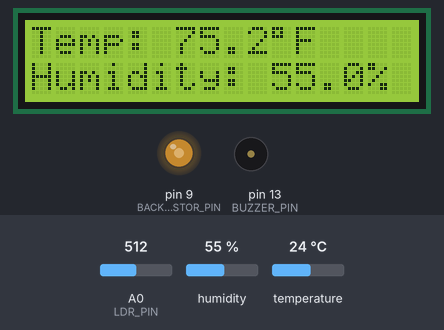
Recording of a program running on a simulated Arduino Uno, built with avr-gcc and run on an emulated ATmega328P. Parts: 16×2 character LCD, output pins drawn as LEDs (lit = HIGH), buzzer (waves = sounding, pin HIGH). The inputs (shaded band) are chosen by the test bench; at power-on: temperature 24 °C, A0 (LDR_PIN) = 512, humidity 55 %. What the program prints to the serial monitor is not drawn.

Above: at 4.2 s.
4.3 s: temperature set to 28 °C
At 9.4 s:
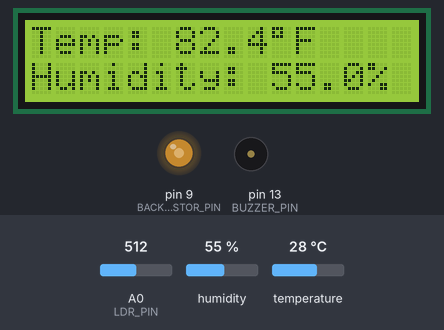
9.9 s: temperature set to 31 °C
At 14.4 s:
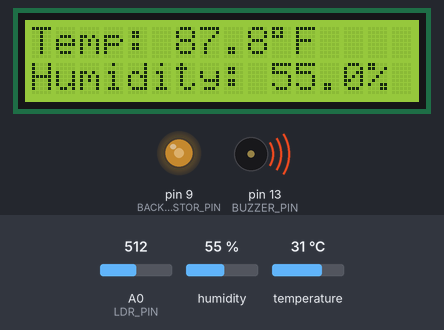
15.5 s: A0 (LDR_PIN) set to 716
At 19.3 s:
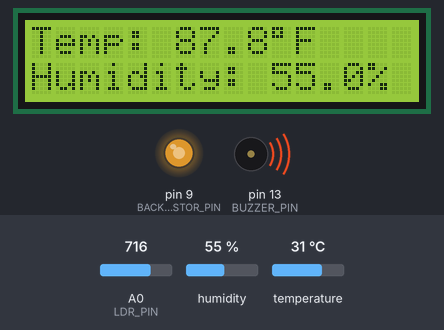
21.1 s: temperature set to 12 °C
At 24.3 s:
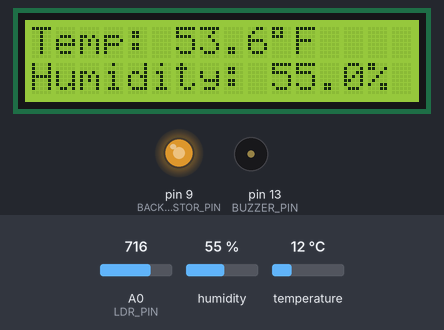
26.7 s: A0 (LDR_PIN) set to 900
At 29.2 s:
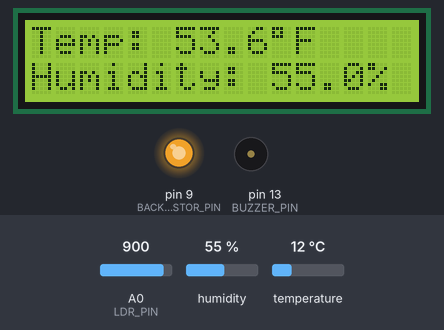
32.3 s: temperature set to 33 °C
At 34.2 s:
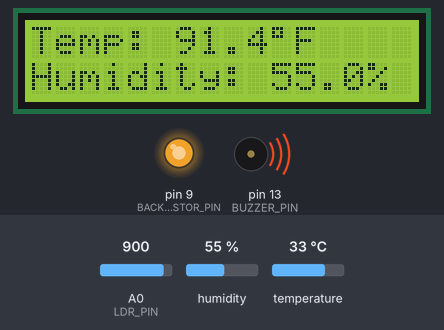
Timing chart, 0 to 35.7 s (numbered marks = the images above; inputs shaded):
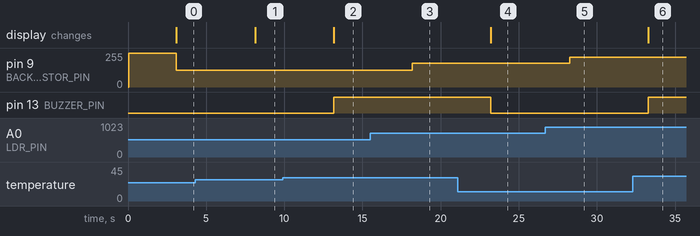

The program:

main.cpp
```cpp
#include <Arduino.h>
#include <LiquidCrystal.h>
#include <DHT.h>
#include "display_utils.h"
#include "buzzer_utils.h"
#include "dht_utils.h"
#include "serial_utils.h"

#define DHTPIN 3
#define DHTTYPE DHT11

#define BUZZER_PIN 13
#define LDR_PIN A0
#define BACKLIGHT_TRANSISTOR_PIN 9

// globals
float temperatureThreshold = 85.0;

// lcd display: RS, E, D4, D5, D6, D7
LiquidCrystal lcd(12, 11, 4, 5, 6, 7);

// dht11 temp and humidity sensor
DHT dht(DHTPIN, DHTTYPE);

void setup() {
  pinMode(BUZZER_PIN, OUTPUT);
  pinMode(LDR_PIN, INPUT);
  pinMode(BACKLIGHT_TRANSISTOR_PIN, OUTPUT);
  Serial.begin(9600);
  dht.begin();
  // analogWrite(BACKLIGHT_TRANSISTOR_PIN, 255);
  initLcdDisplay(&lcd, BACKLIGHT_TRANSISTOR_PIN);
}

void loop() {
  DhtData dhtData = readTempAndHumidity(&dht);
  if (isnan(dhtData.humidity) || isnan(dhtData.temperatureF)) {
    printSensorError();
    displaySensorError(&lcd);
    return;
  }
  displaySensorData(&lcd, dhtData.temperatureF, dhtData.humidity);
  printSensorData(dhtData);

  int ldrValue = analogRead(LDR_PIN);
  int lightLevel = map(ldrValue, 0, 1023, 0, 255);

  printLightLevel(lightLevel);
  changeLcdBacklight(lightLevel, BACKLIGHT_TRANSISTOR_PIN);
  // Serial.print("Light level: ");
  // Serial.println(lightLevel);
  // analogWrite(BACKLIGHT_TRANSISTOR_PIN, lightLevel);

  checkTempThreshold(BUZZER_PIN, dhtData.temperatureF, temperatureThreshold);
  delay(5000);
}
```

buzzer_utils.h
```cpp
#ifndef INCLUDE_BUZZER_UTILS_H_
#define INCLUDE_BUZZER_UTILS_H_

#include <Arduino.h>

void checkTempThreshold(uint8_t buzzerPin, float temperatureF, float temperatureThreshold);

#endif  // INCLUDE_BUZZER_UTILS_H_
```

dht_utils.h
```cpp
#ifndef INCLUDE_DHT_UTILS_H_
#define INCLUDE_DHT_UTILS_H_

#include <Arduino.h>
#include <DHT.h>

struct DhtData{
    float humidity;
    float temperatureF;
    float temperatureC;
};

DhtData readTempAndHumidity(DHT *dht);

#endif  // INCLUDE_DHT_UTILS_H_
```

display_utils.h
```cpp
#ifndef INCLUDE_DISPLAY_UTILS_H_
#define INCLUDE_DISPLAY_UTILS_H_

#include <Arduino.h>
#include <LiquidCrystal.h>
#include <DHT.h>

void initLcdDisplay(LiquidCrystal *lcd, int BACKLIGHT_TRANSISTOR_PIN);
void displaySensorData(LiquidCrystal *lcd, float temperatureF, float humidity);
void displaySensorError(LiquidCrystal *lcd);
void changeLcdBacklight(int lightLevel, int BACKLIGHT_TRANSISTOR_PIN);

#endif  // INCLUDE_DISPLAY_UTILS_H_
```

serial_utils.h
```cpp
#ifndef INCLUDE_SERIAL_UTILS_H_
#define INCLUDE_SERIAL_UTILS_H_

#include <Arduino.h>
#include "dht_utils.h"

void printSensorData(const DhtData& data);
void printSensorError();
void printLightLevel(int lightLevel);

#endif  // INCLUDE_SERIAL_UTILS_H_
```

buzzer_utils.cpp
```cpp
#include "buzzer_utils.h"

void checkTempThreshold(uint8_t buzzerPin, float temperatureF, float temperatureThreshold) {
    if (temperatureF > temperatureThreshold) {
        digitalWrite(buzzerPin, HIGH);
    } else {
        digitalWrite(buzzerPin, LOW);
    }
}
```

dht_utils.cpp
```cpp
#include "dht_utils.h"

DhtData readTempAndHumidity(DHT *dht) {
    DhtData data;
    data.humidity = dht->readHumidity();
    data.temperatureC = dht->readTemperature();
    data.temperatureF = data.temperatureC * 9.0 / 5.0 + 32.0;
    return data;
}
```

display_utils.cpp
```cpp
#include "display_utils.h"

void initLcdDisplay(LiquidCrystal *lcd, int BACKLIGHT_TRANSISTOR_PIN) {
    lcd->begin(16, 2);
    analogWrite(BACKLIGHT_TRANSISTOR_PIN, 255);
    lcd->print("Initializing");
    delay(3000);
    lcd->clear();
}

void displaySensorData(LiquidCrystal *lcd, float temperatureF, float humidity) {
    lcd->clear();
    lcd->setCursor(0, 0);
    lcd->print("Temp: " + String(temperatureF, 1) + static_cast<char>(223) + "F");
    lcd->setCursor(0, 1);
    lcd->print("Humidity: " + String(humidity, 1) + "%");
}

void displaySensorError(LiquidCrystal *lcd) {
    lcd->clear();
    lcd->print("Sensor error");
}

void changeLcdBacklight(int lightLevel, int BACKLIGHT_TRANSISTOR_PIN) {
    analogWrite(BACKLIGHT_TRANSISTOR_PIN, lightLevel);
}
```

serial_utils.cpp
```cpp
#include "serial_utils.h"

void printSensorData(const DhtData& data) {
  Serial.println("Temperature: " + String(data.temperatureF, 1) + " °F  |  Humidity: " +
    String(data.humidity, 1) + " %");
}

void printSensorError() {
  Serial.println("Failed to read from DHT sensor");
}

void printLightLevel(int lightLevel) {
  Serial.println("Light level: " + String(lightLevel));
}
```

Measured:
- the behaviour switches between 29 and 30 °C on temperature (found by bisection; images 1 and 2)
- after the input at 4.3 s, the display: changes after 3.8 s (image 1)
- after the input at 9.9 s, pin 13 (BUZZER_PIN): LOW → HIGH after 3.3 s; the display: changes after 3.3 s (image 2)
- after the input at 15.5 s, pin 9 (BACKLIGHT_TRANSISTOR_PIN): 127/255 → 178/255 after 2.7 s
- after the input at 21.1 s, pin 13 (BUZZER_PIN): HIGH → LOW after 2.1 s; the display: changes after 2.1 s (image 4)
- after the input at 26.7 s, pin 9 (BACKLIGHT_TRANSISTOR_PIN): 178/255 → 224/255 after 1.6 s
- after the input at 32.3 s, pin 13 (BUZZER_PIN): LOW → HIGH after 0.98 s; the display: changes after 0.98 s (image 6)
